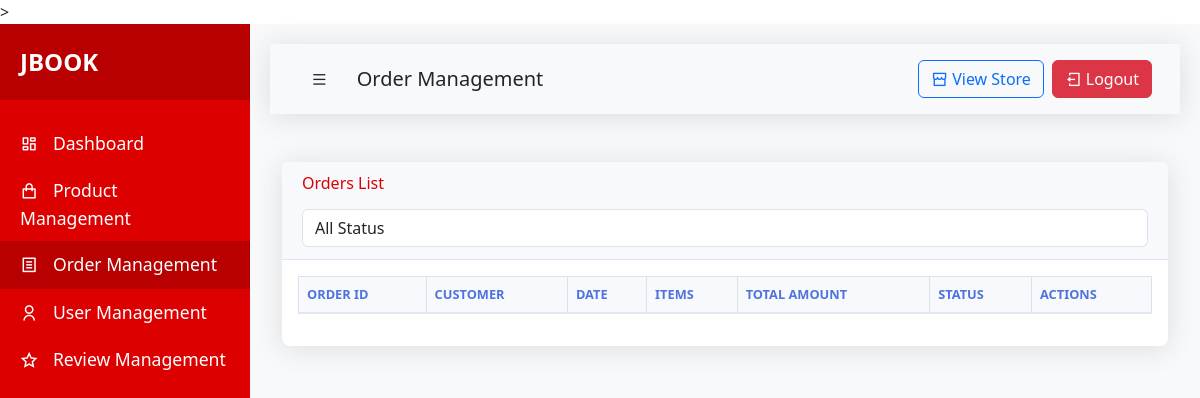
The app's page /admin-orders/?order_id=103 (signed in), older data.
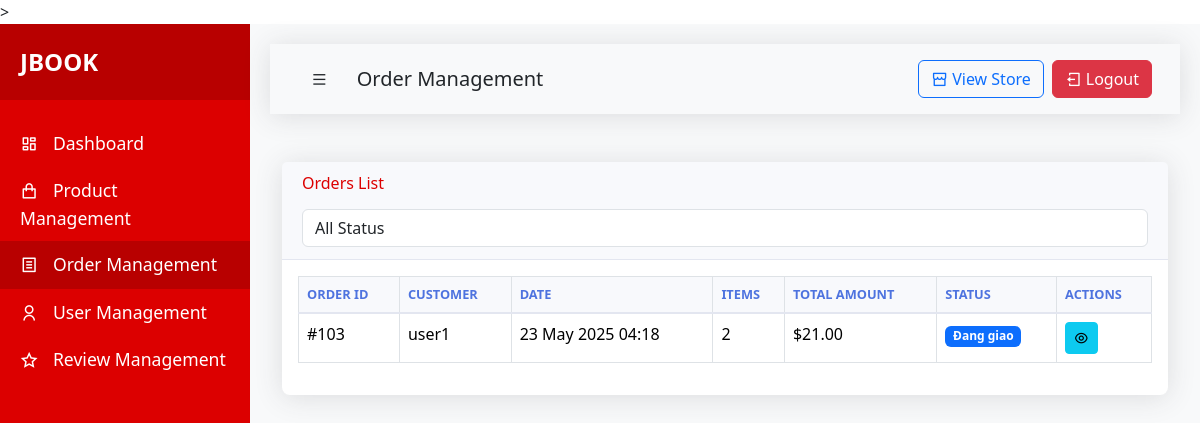
The same page, newer data.
### app/models.py (models this page shows, shortened)
class Order(models.Model):
    STATUS_CHOICES = (
        ('pending', 'Chưa xác nhận'),
        ('confirmed', 'Đã xác nhận'),
        ('shipping', 'Đang giao hàng'),
        ('completed', 'Đã hoàn thành'),
        ('cancelled', 'Đã hủy')
    )
    customer = models.ForeignKey(User, on_delete=models.SET_NULL, null=True, blank=True)
    date_ordered = models.DateTimeField(auto_now_add=True)
    complete = models.BooleanField(default=False, null=True, blank=False)
    transaction_id = models.CharField(max_length=200, null=True)
    status = models.CharField(
        max_length=20,
        choices=STATUS_CHOICES,
        default='pending',
        null=True,
        blank=True
    )
    @property
    def get_cart_total(self):
        orderitems = self.orderitem_set.all()
        total = sum([item.get_total for item in orderitems])
        return total
    @property
    def get_cart_items(self):
        orderitems = self.orderitem_set.all()
        total = sum([item.quantity for item in orderitems])
        return total

class OrderItem(models.Model):
    product = models.ForeignKey(Product, on_delete=models.SET_NULL,blank= True ,null=True)
    order = models.ForeignKey(Order, on_delete=models.SET_NULL,blank= True, null=True)
    quantity = models.IntegerField(default=0, null=True, blank=True)
    date_added = models.DateTimeField(auto_now_add=True)
    @property
    def get_total(self):
        total = self.product.price * self.quantity
        return total

class Product(models.Model):
    category = models.ManyToManyField(Category,related_name='product')
    name = models.CharField(max_length=200,null=True)
    author = models.CharField(max_length=200, null=True, blank=True)  # Thêm trường author
    description = models.TextField(null=True, blank=True)  # Thêm trường description
    price = models.FloatField()
    digital = models.BooleanField(default=False, null=True, blank=False)
    image = models.ImageField(null=True, blank=True)
    quantity = models.IntegerField(default=0)
    status = models.CharField(max_length=20, choices=[
        ('in_stock', 'Còn hàng'),
        ('out_stock', 'Hết hàng'),
        ('coming_soon', 'Sắp có'),
    ], default='in_stock')

### app/views.py (the view, shortened to what this page needs)
# urls.py: path('admin-orders/', views.admin_orders, name='admin_orders'),
def admin_orders(request):
    if not request.user.is_superuser:
        return redirect('login')
    orders = Order.objects.filter(complete=True).order_by('-date_ordered')
    status_filter = request.GET.get('status', '')
    if status_filter:
        orders = orders.filter(status=status_filter)
    order_id = request.GET.get('order_id', '')
    if order_id:
        orders = orders.filter(id=order_id)
    context = {
        'orders': orders,
        'status_filter': status_filter,
        'order_id': order_id,
        'status_choices': Order.STATUS_CHOICES
    }
    return render(request, 'app/admin/orders.html', context)

### app/templates/app/admin/orders.html (shortened to what this page needs)
{% extends 'app/admin/base.html' %}
{% block page_title %}Order Management{% endblock %}
{% block content %}
<div class="card">
    <div class="card-header">
        <h6 class="m-0 font-weight-bold text-primary">Orders List</h6>
        <div class="mt-3">
            <form method="GET" class="form-inline">
                <select name="status" class="form-control mr-2" onchange="this.form.submit()">
                    <option value="">All Status</option>
                </select>
            </form>
        </div>
    </div>
    <div class="card-body">
        <div class="table-responsive">
            <table class="table table-bordered datatable" width="100%" cellspacing="0">
                <thead>
                    <tr>
                        <th>Order ID</th>
                        <th>Customer</th>
                        <th>Date</th>
                        <th>Items</th>
                        <th>Total Amount</th>
                        <th>Status</th>
                        <th>Actions</th>
                    </tr>
                </thead>
                <tbody>
                    {% for order in orders %}
                    <tr>
                        <td>#{{ order.id }}</td>
                        <td>{{ order.customer.username }}</td>
                        <td>{{ order.date_ordered|date:"d M Y H:i" }}</td>
                        <td>{{ order.get_cart_items }}</td>
                        <td>${{ order.get_cart_total|floatformat:2 }}</td>
                        <td>
                            {% if order.status == 'pending' %}
                                <span class="badge bg-warning">Chờ xác nhận</span>
                            {% elif order.status == 'confirmed' %}
                                <span class="badge bg-info">Đã xác nhận</span>
                            {% elif order.status == 'shipping' %}
                                <span class="badge bg-primary">Đang giao</span>
                            {% elif order.status == 'completed' %}
                                <span class="badge bg-success">Hoàn thành</span>
                            {% elif order.status == 'cancelled' %}
                                <span class="badge bg-danger">Đã hủy</span>
                            {% endif %}
                        </td>
                        <td>
                            <button class="btn btn-sm btn-info" data-bs-toggle="modal" data-bs-target="#viewOrderModal{{ order.id }}">
                                <i class="ri-eye-line"></i>
                            </button>
                        </td>
                    </tr>
                    {% endfor %}
                </tbody>
            </table>
        </div>
    </div>
</div>
{% endblock %}
{% block extra_scripts %}
<link href="https://cdn.datatables.net/1.11.5/css/dataTables.bootstrap5.min.css" rel="stylesheet">
{% endblock %}

Row changes from the older to the newer data that the page shows:
added Order: id "103", customer.username "user1", date_ordered "23 May 2025 04:18", get_cart_items "2", get_cart_total "21.00", status "Đang giao"
